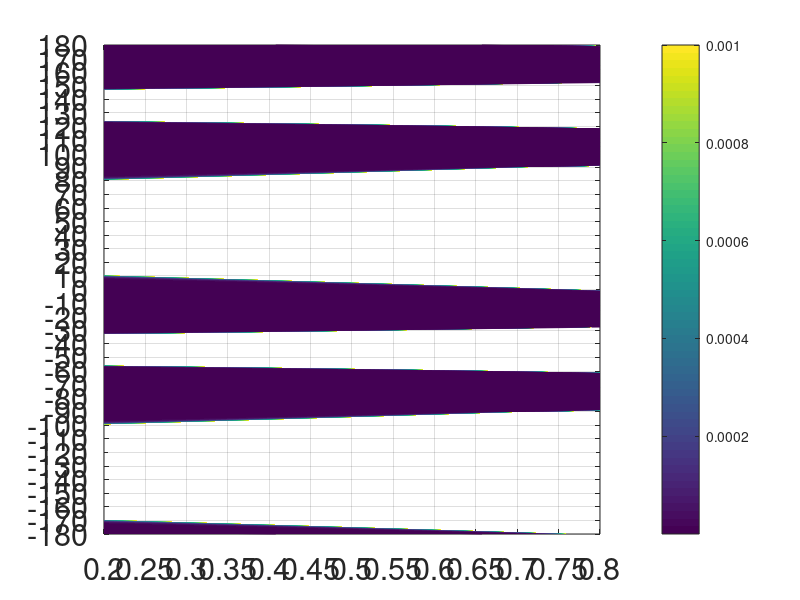

Reproduce this figure in MATLAB. (Note: this script raises an error after producing the figure.)
clear
clf
N = 1001;
ab = linspace(0.2,0.8,N);

b = 0.01;
f0 = 0.6;

sratio = 1;
s22 = -100e6;
s12 = 55e6;
V0 = 1e-12;

a = ab*b;
s11 = s22*sratio;
psi = 90-0.5*atan2d(2*s12,(s11-s22));

theta = linspace(-180,180,N/2);
n1 = -sind(theta);
n2 = cosd(theta);
s1 = cosd(theta);
s2 = sind(theta);

tau = s11*n1.*s1 + s22*n2.*s2 + s12*(n1.*s2 + n2.*s1);
sigma = s11*n1.*n1 + s22*n2.*n2 + s12*(n1.*n2 + n2.*n1);

fini = abs(tau./sigma);

for i=1:length(a)
    V(i,:) = V0* exp((fini-f0)./(a(i)-b));
end

vmin = 1e-15*V0;
vmax = 1e-3;

var = V;
var(var<=vmin) = NaN;
var(var>=vmax) = NaN;

pcolor(ab,theta,var')
shading flat
set(gca,'ColorScale','log')
caxis([vmin vmax])
h1 = colorbar;
set(gca,'YTick',[min(theta):10:max(theta)])
set(gca,'XTick',[min(ab):0.05:max(ab)])
set(gca,'FontSize',22)
grid on
hold on

range = logspace(log10(vmin),log10(vmax),10);
[c,h] = contour(ab,theta,log10(var'),log10(range));
h.Color = 'k';

str = ['$$\Psi \approx ' num2str(psi,'%4.0f') '^o ~;~ \sigma_{11}/\sigma_{22} = ' num2str(sratio,'%4.1f') '$$'];
title(str,'Interpreter','latex')

xlabel('a/b','FontSize',28)
ylabel('\theta','FontSize',28)
h1.Label.String = 'V_i';
h1.Label.Rotation = 0;
h1.Label.FontSize = 28;